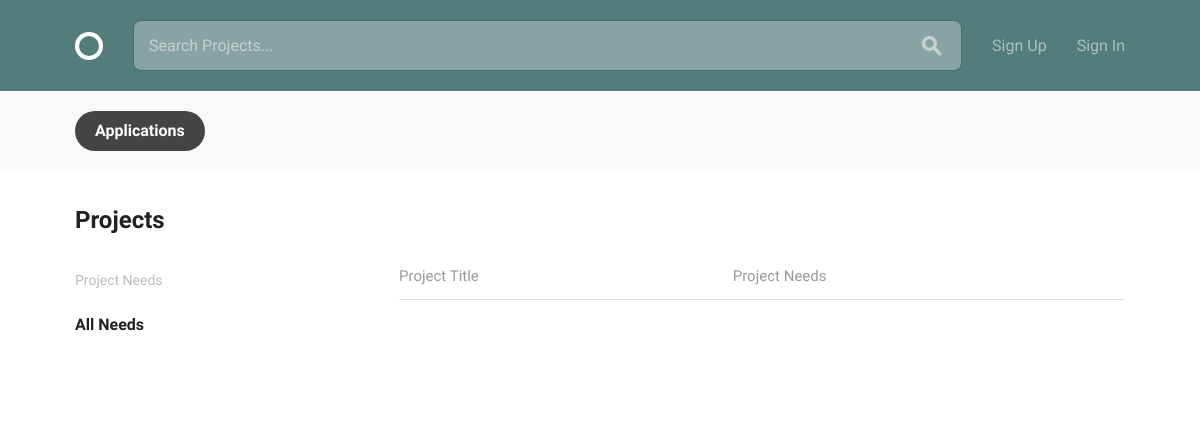
Before: / with the older database file.
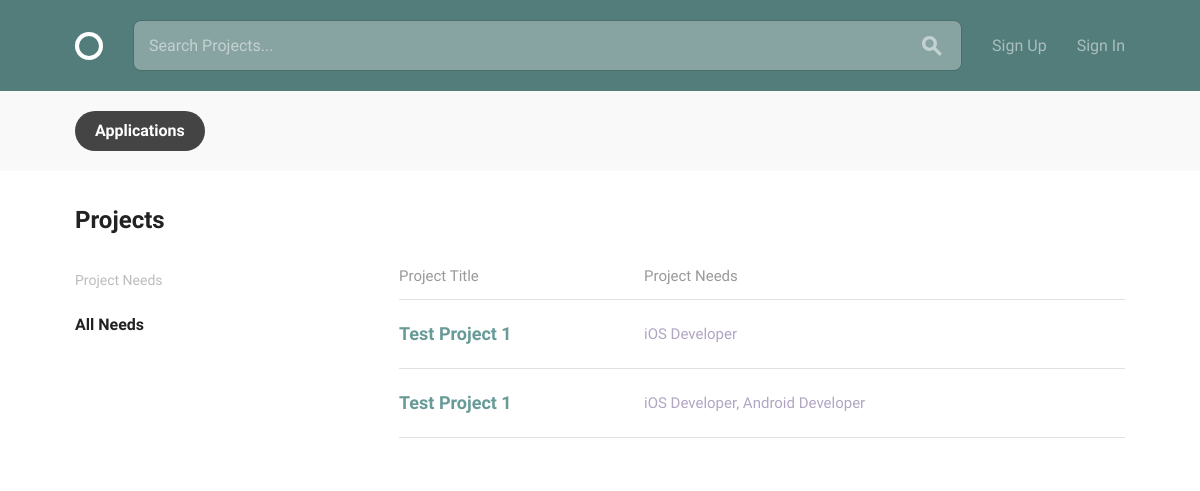
After: the same page with the newer database file.
### projects/models.py (models this page shows)
class Project(Model):
    needs_internal = TextField(default="")
    timeline = CharField(max_length=255)
    title = CharField(max_length=255)
    description = TextField(default="")
    requirements = TextField(default="")
    creator = ForeignKey(User, CASCADE, related_name='created_projects')
    @property
    def formatted_positions(self):
        return ', '.join([p.name for p in self.positions.all()])

class Position(Model):
    project = ForeignKey(Project, CASCADE, related_name='positions', related_query_name='position')
    name = CharField(max_length=255)
    description = TextField(default="")
    filled = BooleanField(default=False)
    length = CharField(max_length=255)

### projects/views.py (the view)
# urls.py: path('', Index.as_view(), name='index'),
class Index(PrefetchRelatedMixin, ListView): # pylint: disable=too-many-ancestors
    model = Project
    template_name = "projects/index.html"
    prefetch_related = ('positions',)
    def get_context_data(self, *, object_list=None, **kwargs):
        context = super().get_context_data(object_list=object_list, **kwargs)
        print(context)
        needs = Need.objects.all()
        need = self.request.GET.get('need', None)
        if not need:
            context['no_need_selected'] = True
        else:
            def check_need(n):
                n.selected = n.slug == need
                return n
            needs = list(map(check_need, needs))
        context['needs'] = needs
        return context

### projects/templatetags/utils.py (called while the page is built)
@register.filter
@stringfilter
def starts_with(value, arg):
    return value.startswith(arg)

### projects/templates/projects/index.html (shortened to what this page needs)
{% extends "layout.html" %}
{% block body %}
  <div class="bounds circle--page">
    <div class="circle--page--header circle--fluid">
      <div class="circle--fluid--cell circle--fluid--primary">
        <h2>Projects</h2>
      </div>
    </div>
    <div class="grid-25">
      <div class="circle--filter circle--secondary--module">
        <h4>Project Needs</h4>
        <ul class="circle--filter--list">
          <li><a {% if no_need_selected %}class="selected" {% endif %}href="{% url 'projects:index' %}">All Needs</a></li>
        </ul>
      </div>
    </div>
    <div class="grid-70 grid-push-5">
      <table class="u-full-width circle--table">
        <thead>
          <tr>
            <th>Project Title</th>
            <th class="circle--cell--right">Project Needs</th>
          </tr>
        </thead>
        <tbody>
          {% for project in object_list %}
          <tr class="clickable-row" data-href="{% url 'projects:detail' project.pk %}">
            <td>
              <h3>{{ project.title }}</h3>
            </td>
            <td class="circle--cell--right">
              <span class="secondary-label">{{ project.formatted_positions }}</span>
            </td>
          </tr>
          {% endfor %}
        </tbody>
      </table>
    </div>
  </div>
{% endblock %}

Changed rows visible on the page:
added Project: title "Test Project 1", formatted_positions "iOS Developer"
added Project: title "Test Project 1", formatted_positions "iOS Developer, Android Developer"
